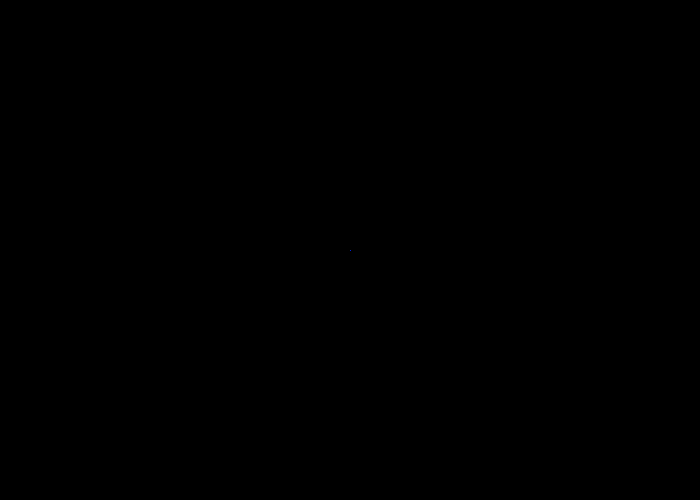
Frame 1 (no input)
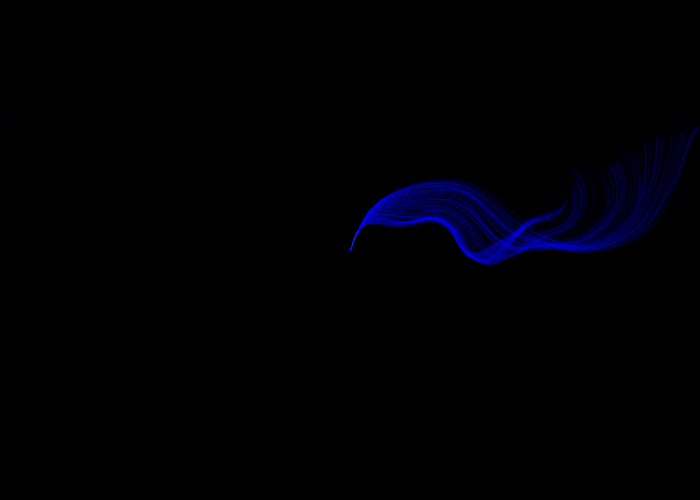
Frame 60 (the mouse pressed at the canvas centre just before this capture)
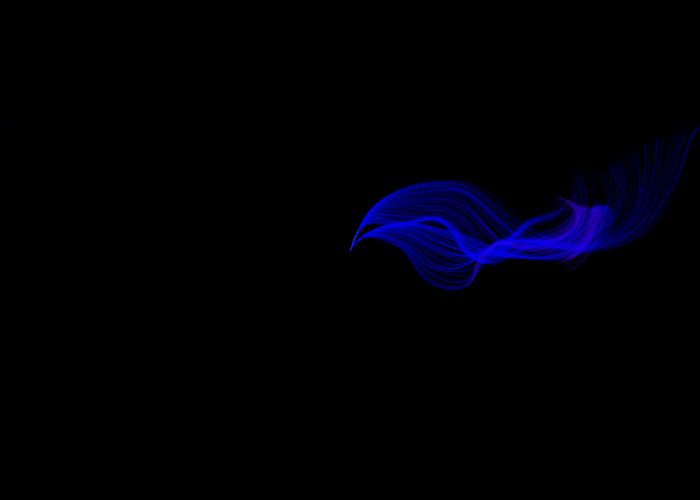
Frame 120 (the mouse held since frame 60 and released just before this capture)

The Processing sketch that drew these frames (run headless with seeded random() and noise(); from frame 60 on, the mouse is pressed at the canvas centre):

// Processing sketch: FlowField_byHoptrix
// ── FlowField_byHoptrix.pde
float xoff, yoff, zoff, inc, col;
int rez, cols, rows, num;
PVector[] vectors;
ArrayList<Particle> particles;
void setup() {
  size(700, 500);
  colorMode(HSB);
  init();
}
void init() {
  background(0);
  rez = 10;
  inc = 0.1;
  num = 1000;
  col = random(255);
  cols = floor(width / rez) + 1;
  rows = floor(height / rez) + 1;
  vectors = new PVector[cols * rows];
  particles = new ArrayList<Particle>();
  for (int i=0; i<num; i++)
    particles.add(new Particle());
}
void draw() {
  yoff = 0;
  for (int y=0; y<rows; y++) {
    xoff = 0;
    for (int x=0; x<cols; x++) {
      float angle = noise(xoff, yoff, zoff) * TWO_PI * 2;
      PVector v = PVector.fromAngle(angle);
      v.setMag(1);
      vectors[x + y * cols] = v;
      xoff += inc;
    }
    yoff += inc;
  }
  zoff += 0.005;
  if (col < 255)col += 0.1;
  else col = 0;
  for (Particle p : particles)p.run();
}
void mousePressed()
{
  background(255);
  init();
}

// ── Particle.pde
class Particle {
  PVector pos, vel, acc, prev;
  float max = random(2, 8);
  Particle() {
    pos = new PVector(width/2, height/2);
    prev = new PVector(pos.x, pos.y);
    vel = new PVector(0, 0);
    acc = new PVector(0, 0);
  }
  void copy() {
    prev.x = pos.x;
    prev.y = pos.y;
  }
  void run() {
    follow();
    update();
    show();
  }
  void update() {
    pos.add(vel);
    vel.limit(max);
    vel.add(acc);
    acc.mult(0);
    if (pos.x > width) {
      pos.x = 0; 
      copy();
    }  
    if (pos.x < 0) {
      pos.x = width; 
      copy();
    } 
    if (pos.y > height) {
      pos.y = 0; 
      copy();
    }  
    if (pos.y < 0) {
      pos.y = height; 
      copy();
    }
  }
  void follow() {
    int x = floor(pos.x / rez);
    int y = floor(pos.y / rez);
    PVector force = vectors[x + y * cols];
    acc.add(force);
  }
  void show() {
    stroke(col, 255, 255, 5);
    line(pos.x, pos.y, prev.x, prev.y);
    copy();
  }
}
